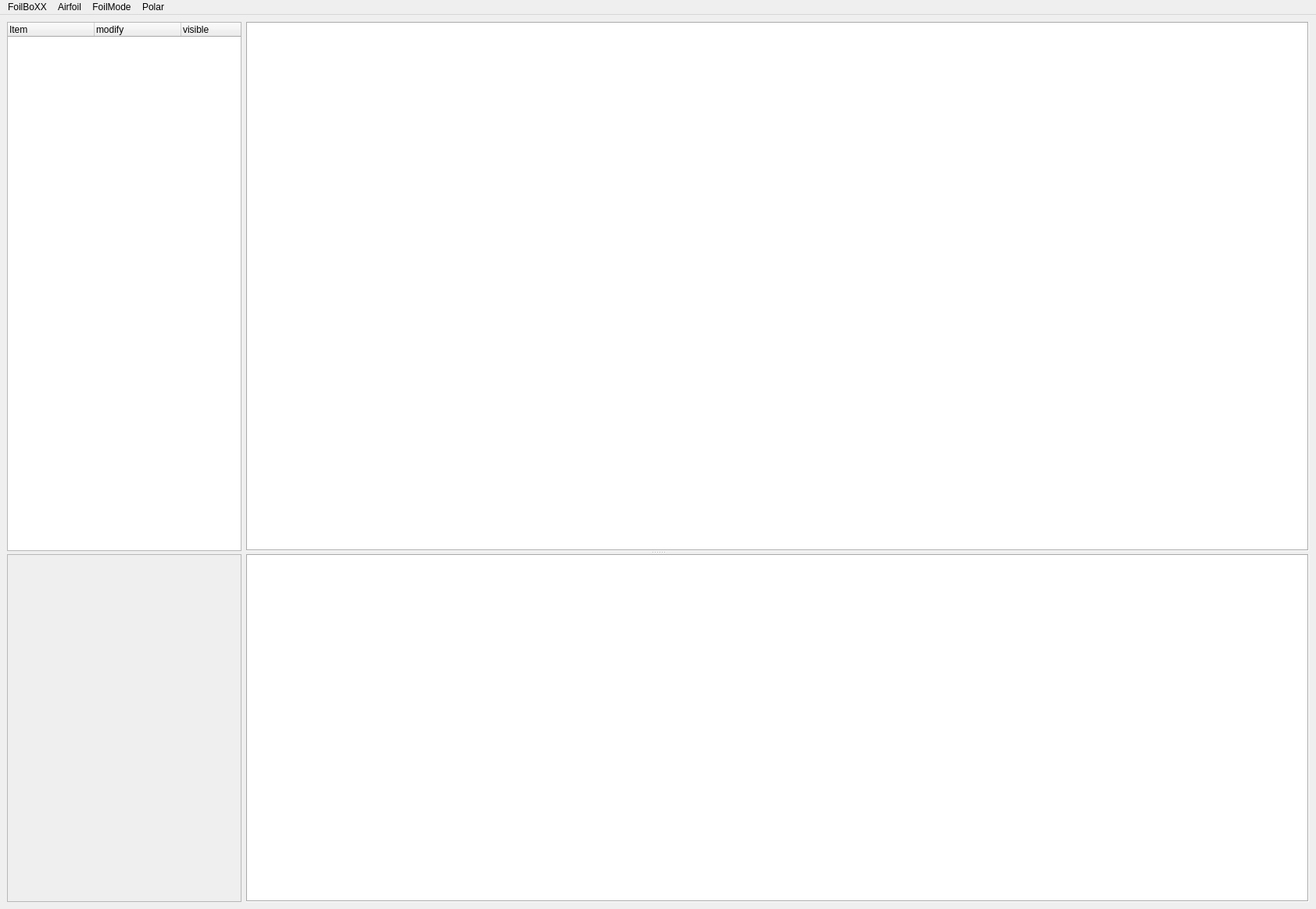
<?xml version="1.0" encoding="UTF-8"?>
<ui version="4.0">
 <class>Dock</class>
 <widget class="QMainWindow" name="Dock">
  <property name="enabled">
   <bool>true</bool>
  </property>
  <property name="geometry">
   <rect>
    <x>0</x>
    <y>0</y>
    <width>1684</width>
    <height>1163</height>
   </rect>
  </property>
  <property name="minimumSize">
   <size>
    <width>0</width>
    <height>0</height>
   </size>
  </property>
  <property name="windowTitle">
   <string>FoilBoXX</string>
  </property>
  <property name="dockNestingEnabled">
   <bool>true</bool>
  </property>
  <widget class="QWidget" name="centralwidget">
   <layout class="QGridLayout" name="gridLayout_6">
    <item row="0" column="0">
     <widget class="QSplitter" name="splitter">
      <property name="orientation">
       <enum>Qt::Vertical</enum>
      </property>
      <widget class="QWidget" name="horizontalLayoutWidget">
       <layout class="QHBoxLayout" name="horizontalLayout" stretch="0,0">
        <item>
         <widget class="QTreeWidget" name="treeView">
          <property name="sizePolicy">
           <sizepolicy hsizetype="Fixed" vsizetype="Expanding">
            <horstretch>1</horstretch>
            <verstretch>1</verstretch>
           </sizepolicy>
          </property>
          <property name="minimumSize">
           <size>
            <width>300</width>
            <height>0</height>
           </size>
          </property>
          <property name="maximumSize">
           <size>
            <width>300</width>
            <height>16777215</height>
           </size>
          </property>
          <property name="styleSheet">
           <string notr="true">/*background-image: url(:/images/FoilBox_Logo15.png);
background-repeat: no-repeat;
background-attachment: fixed;
background-position: bottom left;
background-color: rgb(255, 255, 255);</string>
          </property>
          <property name="horizontalScrollBarPolicy">
           <enum>Qt::ScrollBarAlwaysOff</enum>
          </property>
          <property name="alternatingRowColors">
           <bool>true</bool>
          </property>
          <property name="indentation">
           <number>10</number>
          </property>
          <property name="rootIsDecorated">
           <bool>true</bool>
          </property>
          <property name="sortingEnabled">
           <bool>true</bool>
          </property>
          <property name="headerHidden">
           <bool>false</bool>
          </property>
          <property name="columnCount">
           <number>3</number>
          </property>
          <attribute name="headerVisible">
           <bool>true</bool>
          </attribute>
          <attribute name="headerCascadingSectionResizes">
           <bool>true</bool>
          </attribute>
          <attribute name="headerDefaultSectionSize">
           <number>111</number>
          </attribute>
          <attribute name="headerShowSortIndicator" stdset="0">
           <bool>false</bool>
          </attribute>
          <attribute name="headerStretchLastSection">
           <bool>false</bool>
          </attribute>
          <column>
           <property name="text">
            <string>Item</string>
           </property>
          </column>
          <column>
           <property name="text">
            <string>modify</string>
           </property>
          </column>
          <column>
           <property name="text">
            <string>visible</string>
           </property>
          </column>
         </widget>
        </item>
        <item>
         <widget class="QFrame" name="frame">
          <property name="sizePolicy">
           <sizepolicy hsizetype="Preferred" vsizetype="Preferred">
            <horstretch>3</horstretch>
            <verstretch>0</verstretch>
           </sizepolicy>
          </property>
          <property name="styleSheet">
           <string notr="true">background-color: rgb(255, 255, 255);</string>
          </property>
          <property name="frameShape">
           <enum>QFrame::Box</enum>
          </property>
          <property name="frameShadow">
           <enum>QFrame::Sunken</enum>
          </property>
          <layout class="QGridLayout" name="gridLayout">
           <item row="0" column="0">
            <widget class="FoilPlotWidget" name="foilPlotWidget" native="true">
             <property name="sizePolicy">
              <sizepolicy hsizetype="Expanding" vsizetype="Preferred">
               <horstretch>5</horstretch>
               <verstretch>1</verstretch>
              </sizepolicy>
             </property>
             <property name="minimumSize">
              <size>
               <width>50</width>
               <height>50</height>
              </size>
             </property>
            </widget>
           </item>
          </layout>
         </widget>
        </item>
       </layout>
      </widget>
      <widget class="QWidget" name="horizontalLayoutWidget_2">
       <layout class="QHBoxLayout" name="horizontalLayout_2">
        <item>
         <widget class="QScrollArea" name="scrollArea">
          <property name="sizePolicy">
           <sizepolicy hsizetype="Fixed" vsizetype="Expanding">
            <horstretch>0</horstretch>
            <verstretch>0</verstretch>
           </sizepolicy>
          </property>
          <property name="minimumSize">
           <size>
            <width>300</width>
            <height>0</height>
           </size>
          </property>
          <property name="maximumSize">
           <size>
            <width>300</width>
            <height>16777215</height>
           </size>
          </property>
          <property name="focusPolicy">
           <enum>Qt::StrongFocus</enum>
          </property>
          <property name="widgetResizable">
           <bool>true</bool>
          </property>
          <widget class="QWidget" name="scrollContents">
           <property name="geometry">
            <rect>
             <x>0</x>
             <y>0</y>
             <width>298</width>
             <height>479</height>
            </rect>
           </property>
           <layout class="QGridLayout" name="gridLayout_2">
            <item row="1" column="0">
             <widget class="QFrame" name="frame_foil">
              <property name="autoFillBackground">
               <bool>true</bool>
              </property>
              <property name="styleSheet">
               <string notr="true"/>
              </property>
              <property name="frameShape">
               <enum>QFrame::NoFrame</enum>
              </property>
              <property name="frameShadow">
               <enum>QFrame::Sunken</enum>
              </property>
              <layout class="QGridLayout" name="gridLayout_3">
               <item row="0" column="0">
                <layout class="QVBoxLayout" name="layout_foil"/>
               </item>
              </layout>
             </widget>
            </item>
            <item row="3" column="0">
             <widget class="QFrame" name="frame_analysis">
              <property name="autoFillBackground">
               <bool>true</bool>
              </property>
              <property name="styleSheet">
               <string notr="true"/>
              </property>
              <property name="frameShape">
               <enum>QFrame::NoFrame</enum>
              </property>
              <property name="frameShadow">
               <enum>QFrame::Sunken</enum>
              </property>
              <layout class="QGridLayout" name="gridLayout_4">
               <item row="0" column="0">
                <layout class="QVBoxLayout" name="layout_analysis"/>
               </item>
              </layout>
             </widget>
            </item>
            <item row="2" column="0">
             <widget class="QFrame" name="frame_mode">
              <property name="autoFillBackground">
               <bool>true</bool>
              </property>
              <property name="styleSheet">
               <string notr="true"/>
              </property>
              <property name="frameShape">
               <enum>QFrame::NoFrame</enum>
              </property>
              <property name="frameShadow">
               <enum>QFrame::Sunken</enum>
              </property>
              <layout class="QGridLayout" name="gridLayout_5">
               <item row="0" column="0">
                <layout class="QVBoxLayout" name="layout_mode"/>
               </item>
              </layout>
             </widget>
            </item>
            <item row="4" column="0">
             <spacer name="verticalSpacer">
              <property name="orientation">
               <enum>Qt::Vertical</enum>
              </property>
              <property name="sizeHint" stdset="0">
               <size>
                <width>20</width>
                <height>40</height>
               </size>
              </property>
             </spacer>
            </item>
           </layout>
          </widget>
         </widget>
        </item>
        <item>
         <widget class="QStackedWidget" name="stackedWidget_2">
          <property name="sizePolicy">
           <sizepolicy hsizetype="Preferred" vsizetype="Preferred">
            <horstretch>6</horstretch>
            <verstretch>5</verstretch>
           </sizepolicy>
          </property>
          <property name="minimumSize">
           <size>
            <width>100</width>
            <height>0</height>
           </size>
          </property>
          <property name="styleSheet">
           <string notr="true">background-color: rgb(255, 255, 255);</string>
          </property>
          <property name="frameShape">
           <enum>QFrame::Box</enum>
          </property>
          <property name="frameShadow">
           <enum>QFrame::Sunken</enum>
          </property>
         </widget>
        </item>
       </layout>
      </widget>
     </widget>
    </item>
   </layout>
  </widget>
  <widget class="QMenuBar" name="menubar">
   <property name="geometry">
    <rect>
     <x>0</x>
     <y>0</y>
     <width>1684</width>
     <height>23</height>
    </rect>
   </property>
   <widget class="QMenu" name="menuFoilBoXX">
    <property name="title">
     <string>FoilBoXX</string>
    </property>
    <widget class="QMenu" name="menuadd_Airfoil_from">
     <property name="title">
      <string>add Airfoil from..</string>
     </property>
     <addaction name="actionAirfoilfile"/>
     <addaction name="actionCoords"/>
    </widget>
    <addaction name="separator"/>
    <addaction name="menuadd_Airfoil_from"/>
    <addaction name="separator"/>
    <addaction name="separator"/>
    <addaction name="actionquit"/>
   </widget>
   <widget class="QMenu" name="menuAirfoil">
    <property name="title">
     <string>Airfoil</string>
    </property>
    <addaction name="separator"/>
    <addaction name="actionsave"/>
    <addaction name="actionsave_As"/>
    <addaction name="actiondelete_Airfoil"/>
    <addaction name="separator"/>
    <addaction name="actionset_Name"/>
    <addaction name="separator"/>
    <addaction name="actionadd_ShapeFunction"/>
    <addaction name="actiondelete_ShapeFunction"/>
    <addaction name="actionadd_FoilMode"/>
    <addaction name="separator"/>
   </widget>
   <widget class="QMenu" name="menuFoilMode">
    <property name="title">
     <string>FoilMode</string>
    </property>
    <addaction name="separator"/>
    <addaction name="actiondelete_FoilMode"/>
    <addaction name="separator"/>
    <addaction name="actionadd_AnalysisPoint"/>
    <addaction name="actiondelete_AnalysisPoint"/>
    <addaction name="separator"/>
    <addaction name="actionadd_Polar"/>
    <addaction name="actiondelete_Polar"/>
    <addaction name="actionsave_Coords"/>
    <addaction name="actionsave_flapCoords"/>
   </widget>
   <widget class="QMenu" name="menuPolar">
    <property name="title">
     <string>Polar</string>
    </property>
    <addaction name="actionadd_PolarGoal"/>
    <addaction name="actiondelete_PolarGoal"/>
    <addaction name="actionadd_PolarGoalForCLAlpha"/>
   </widget>
   <addaction name="menuFoilBoXX"/>
   <addaction name="menuAirfoil"/>
   <addaction name="menuFoilMode"/>
   <addaction name="menuPolar"/>
  </widget>
  <action name="actionAbout">
   <property name="text">
    <string>About</string>
   </property>
  </action>
  <action name="actionPreferences">
   <property name="text">
    <string>Preferences</string>
   </property>
  </action>
  <action name="actionfoilVisible">
   <property name="checkable">
    <bool>false</bool>
   </property>
   <property name="text">
    <string>Toggle Visible</string>
   </property>
   <property name="shortcut">
    <string>Ctrl+G</string>
   </property>
  </action>
  <action name="actionmodeVisible">
   <property name="text">
    <string>Toggle Visible</string>
   </property>
   <property name="shortcut">
    <string>Ctrl+M</string>
   </property>
  </action>
  <action name="actionFoilWindow">
   <property name="text">
    <string>FoilWindow</string>
   </property>
  </action>
  <action name="actionPressureWindow">
   <property name="text">
    <string>PressureWindow</string>
   </property>
  </action>
  <action name="actionPolarWindow">
   <property name="text">
    <string>PolarWindow</string>
   </property>
  </action>
  <action name="actionadd_FoilMode">
   <property name="text">
    <string>add FoilMode</string>
   </property>
  </action>
  <action name="actionColor">
   <property name="text">
    <string>Color</string>
   </property>
  </action>
  <action name="actionparametrize">
   <property name="enabled">
    <bool>false</bool>
   </property>
   <property name="text">
    <string>parametrize</string>
   </property>
  </action>
  <action name="actionAirfoils">
   <property name="checkable">
    <bool>true</bool>
   </property>
   <property name="checked">
    <bool>true</bool>
   </property>
   <property name="text">
    <string>airfoils</string>
   </property>
  </action>
  <action name="actioncpPlot">
   <property name="checkable">
    <bool>true</bool>
   </property>
   <property name="checked">
    <bool>true</bool>
   </property>
   <property name="text">
    <string>cp-Plot</string>
   </property>
  </action>
  <action name="actionPolars">
   <property name="checkable">
    <bool>true</bool>
   </property>
   <property name="checked">
    <bool>true</bool>
   </property>
   <property name="text">
    <string>polars</string>
   </property>
  </action>
  <action name="actionsave">
   <property name="text">
    <string>save Airfoil</string>
   </property>
  </action>
  <action name="actionAirfoilfile">
   <property name="text">
    <string>Airfoilfile *.af</string>
   </property>
  </action>
  <action name="actionCoords">
   <property name="text">
    <string>Coords *.dat</string>
   </property>
  </action>
  <action name="actiondelete_Airfoil">
   <property name="text">
    <string>Delete Airfoil</string>
   </property>
  </action>
  <action name="actiondelete_FoilMode">
   <property name="text">
    <string>Delete FoilMode</string>
   </property>
  </action>
  <action name="actionCheckOut_Parametrization">
   <property name="enabled">
    <bool>false</bool>
   </property>
   <property name="text">
    <string>CheckOut Parametrization</string>
   </property>
  </action>
  <action name="actionCheckOut_Coords">
   <property name="text">
    <string>CheckOut Coords</string>
   </property>
  </action>
  <action name="actionFocus_this_Mode">
   <property name="text">
    <string>Focus this Mode</string>
   </property>
   <property name="shortcut">
    <string>Ctrl+F</string>
   </property>
  </action>
  <action name="actionadd_AnalysisPoint">
   <property name="text">
    <string>add AnalysisPoint</string>
   </property>
  </action>
  <action name="actionadd_ShapeFunction">
   <property name="text">
    <string>add ShapeFunction</string>
   </property>
  </action>
  <action name="actionadd_Polar">
   <property name="text">
    <string>add Polar</string>
   </property>
  </action>
  <action name="actionset_Name">
   <property name="text">
    <string>set Name</string>
   </property>
  </action>
  <action name="actionsave_As">
   <property name="text">
    <string>save Airfoil as...</string>
   </property>
  </action>
  <action name="actionquit">
   <property name="text">
    <string>Quit</string>
   </property>
  </action>
  <action name="actiondelete_AnalysisPoint">
   <property name="text">
    <string>delete AnalysisPoint</string>
   </property>
  </action>
  <action name="actiondelete_Polar">
   <property name="text">
    <string>delete Polar</string>
   </property>
  </action>
  <action name="actioncalc_AllPolars">
   <property name="text">
    <string>calc all Polars</string>
   </property>
  </action>
  <action name="actiondelete_ShapeFunction">
   <property name="text">
    <string>delete ShapeFunction</string>
   </property>
  </action>
  <action name="actionsave_Coords">
   <property name="text">
    <string>save Coords</string>
   </property>
  </action>
  <action name="actionsave_flapCoords">
   <property name="text">
    <string>save flapCoords</string>
   </property>
  </action>
  <action name="actionadd_PolarGoal">
   <property name="text">
    <string>add PolarGoal</string>
   </property>
  </action>
  <action name="actiondelete_PolarGoal">
   <property name="text">
    <string>delete PolarGoal</string>
   </property>
  </action>
  <action name="actionadd_PolarGoalForCLAlpha">
   <property name="text">
    <string>add PolarGoal for cLAlpha</string>
   </property>
  </action>
 </widget>
 <customwidgets>
  <customwidget>
   <class>FoilPlotWidget</class>
   <extends>QWidget</extends>
   <header>FoilPlotWidget.h</header>
   <container>1</container>
  </customwidget>
 </customwidgets>
 <resources>
  <include location="../resources/resources.qrc"/>
 </resources>
 <connections/>
</ui>
